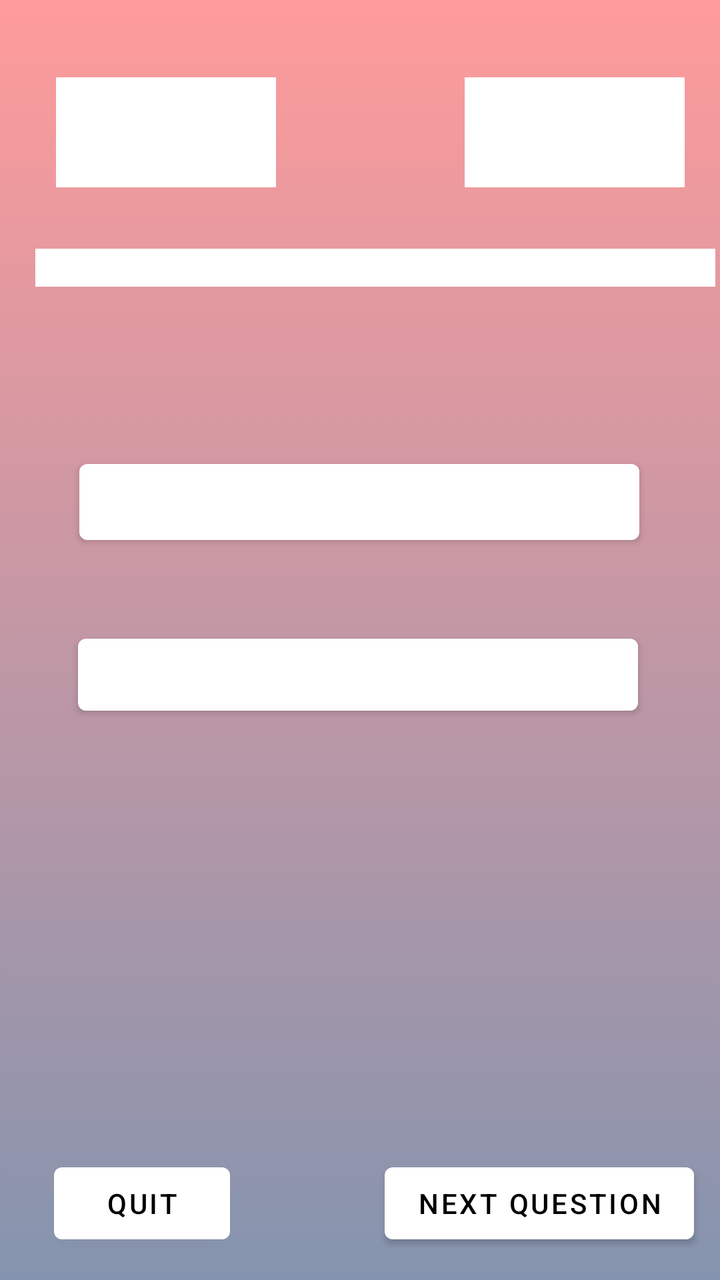
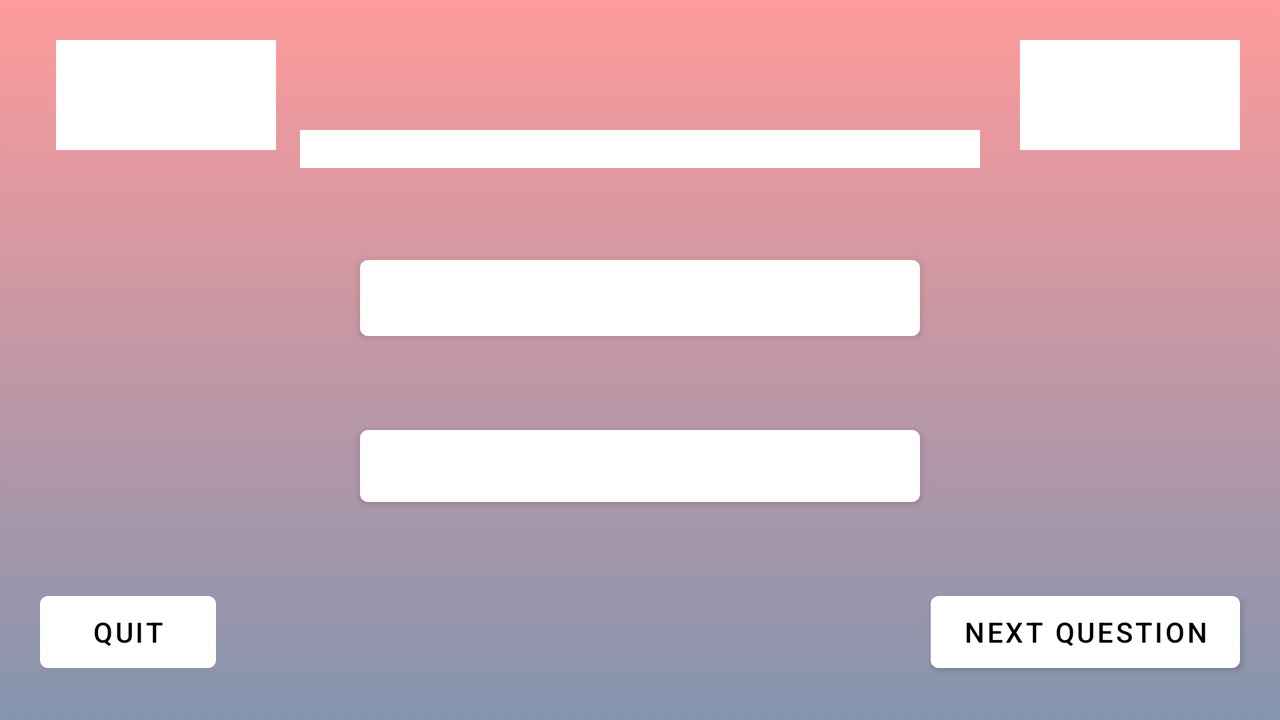

The same Android screen from two of the app's own layout files: first res/layout/ as a phone draws it, then the repository's variant for another configuration, drawn on a device whose configuration selects that folder. Both files follow.
<!-- AndroidManifest.xml: application theme Theme.Quizeo -->
<!-- res/layout/fragment_answer_quiz_2.xml -->
<?xml version="1.0" encoding="utf-8"?>
<androidx.constraintlayout.widget.ConstraintLayout
    xmlns:android="http://schemas.android.com/apk/res/android"
    xmlns:app="http://schemas.android.com/apk/res-auto"
    xmlns:tools="http://schemas.android.com/tools"
    android:layout_width="match_parent"
    android:layout_height="match_parent"
    android:background="@drawable/gradient"
    tools:context=".AnswerQuizActivity2">

    <TextView
        android:id="@+id/score_2"
        android:layout_width="110dp"
        android:layout_height="55dp"
        android:layout_marginStart="28dp"
        android:background="@color/white"
        android:gravity="center"
        android:textColor="@color/black"
        app:layout_constraintBottom_toBottomOf="parent"
        app:layout_constraintStart_toStartOf="parent"
        app:layout_constraintTop_toTopOf="parent"
        app:layout_constraintVertical_bias="0.066" />

    <TextView
        android:id="@+id/current_question_2"
        android:layout_width="110dp"
        android:layout_height="55dp"
        android:layout_marginStart="16dp"
        android:background="@color/white"
        android:gravity="center"
        android:textColor="@color/black"
        app:layout_constraintBottom_toBottomOf="parent"
        app:layout_constraintEnd_toEndOf="parent"
        app:layout_constraintHorizontal_bias="0.817"
        app:layout_constraintStart_toEndOf="@+id/score_2"
        app:layout_constraintTop_toTopOf="parent"
        app:layout_constraintVertical_bias="0.066" />

    <TextView
        android:id="@+id/question_2"
        android:layout_width="340dp"
        android:layout_height="wrap_content"
        android:layout_marginStart="16dp"
        android:background="@color/white"
        android:gravity="center"
        android:textColor="@color/black"
        app:layout_constraintBottom_toBottomOf="parent"
        app:layout_constraintEnd_toEndOf="parent"
        app:layout_constraintHorizontal_bias="0.439"
        app:layout_constraintStart_toStartOf="parent"
        app:layout_constraintTop_toTopOf="parent"
        app:layout_constraintVertical_bias="0.2" />

    <Button
        android:id="@+id/next_question_2"
        android:layout_width="wrap_content"
        android:layout_height="wrap_content"
        android:text="@string/next_question"
        app:layout_constraintBottom_toBottomOf="parent"
        app:layout_constraintEnd_toEndOf="parent"
        app:layout_constraintHorizontal_bias="0.937"
        app:layout_constraintStart_toStartOf="parent"
        app:layout_constraintTop_toTopOf="parent"
        app:layout_constraintVertical_bias="0.976" />

    <Button
        android:id="@+id/quit_2"
        android:layout_width="wrap_content"
        android:layout_height="wrap_content"
        android:text="@string/quit"
        app:layout_constraintBottom_toBottomOf="parent"
        app:layout_constraintEnd_toStartOf="@+id/next_question_2"
        app:layout_constraintHorizontal_bias="0.259"
        app:layout_constraintStart_toStartOf="parent"
        app:layout_constraintTop_toTopOf="parent"
        app:layout_constraintVertical_bias="0.976" />

    <Button
        android:id="@+id/answer_2_1"
        android:layout_width="280dp"
        android:layout_height="wrap_content"
        android:gravity="center"
        app:layout_constraintBottom_toBottomOf="parent"
        app:layout_constraintEnd_toEndOf="parent"
        app:layout_constraintHorizontal_bias="0.489"
        app:layout_constraintStart_toStartOf="parent"
        app:layout_constraintTop_toBottomOf="@+id/question_2"
        app:layout_constraintVertical_bias="0.379" />

    <Button
        android:id="@+id/answer_2_2"
        android:layout_width="280dp"
        android:layout_height="50dp"
        android:gravity="center"
        app:layout_constraintBottom_toBottomOf="parent"
        app:layout_constraintEnd_toEndOf="parent"
        app:layout_constraintHorizontal_bias="0.496"
        app:layout_constraintStart_toStartOf="parent"
        app:layout_constraintTop_toBottomOf="@+id/question_2"
        app:layout_constraintVertical_bias="0.185" />
</androidx.constraintlayout.widget.ConstraintLayout>
<!-- resources referenced by this layout -->
<resources>
  <color name="black">#FF000000</color>
  <color name="white">#FFFFFFFF</color>
  <!-- drawable gradient (drawable) -->
  <?xml version="1.0" encoding="utf-8"?>
  <selector xmlns:android="http://schemas.android.com/apk/res/android">
      <item>
          <shape>
              <gradient
                  android:startColor="@color/red"
                  android:endColor="@color/blue"
                  android:angle="270">
              </gradient>
          </shape>
      </item>
  </selector>
  <string name="next_question">Next Question</string>
  <string name="quit">Quit</string>
  <style name="Theme.Quizeo" parent="Theme.MaterialComponents.DayNight.NoActionBar">
          
          <item name="colorPrimary">@color/white</item>
          <item name="colorPrimaryVariant">@color/redd</item>
          <item name="colorOnPrimary">@color/black</item>
          
          <item name="colorSecondary">@color/gray</item>
          <item name="colorSecondaryVariant">@color/teal_700</item>
          <item name="colorOnSecondary">@color/black</item>
          
          <item name="android:statusBarColor" tools:targetApi="l">?attr/colorPrimaryVariant</item>
          
      </style>
  <color name="red">#99FF5858</color>
  <color name="blue">#99334D79</color>
  <color name="redd">#700000</color>
  <color name="gray">#707070</color>
  <color name="teal_700">#FF018786</color>
</resources>
<!-- res/layout-land/fragment_answer_quiz_2.xml (the repository's variant of the layout above) -->
<!-- drawn on the phone turned sideways -->
<?xml version="1.0" encoding="utf-8"?>
<androidx.constraintlayout.widget.ConstraintLayout
    xmlns:android="http://schemas.android.com/apk/res/android"
    xmlns:app="http://schemas.android.com/apk/res-auto"
    xmlns:tools="http://schemas.android.com/tools"
    android:layout_width="match_parent"
    android:layout_height="match_parent"
    android:background="@drawable/gradient"
    tools:context=".AnswerQuizActivity2">

    <TextView
        android:id="@+id/score_2"
        android:layout_width="110dp"
        android:layout_height="55dp"
        android:layout_marginStart="28dp"
        android:layout_marginTop="20dp"
        android:background="@color/white"
        android:gravity="center"
        android:textColor="@color/black"
        app:layout_constraintStart_toStartOf="parent"
        app:layout_constraintTop_toTopOf="parent" />

    <TextView
        android:id="@+id/current_question_2"
        android:layout_width="110dp"
        android:layout_height="55dp"
        android:layout_marginTop="20dp"
        android:layout_marginEnd="20dp"
        android:background="@color/white"
        android:gravity="center"
        android:textColor="@color/black"
        app:layout_constraintEnd_toEndOf="parent"
        app:layout_constraintTop_toTopOf="parent" />

    <TextView
        android:id="@+id/question_2"
        android:layout_width="340dp"
        android:layout_height="wrap_content"
        android:layout_marginBottom="40dp"
        android:background="@color/white"
        android:gravity="center"
        android:textColor="@color/black"
        app:layout_constraintBottom_toTopOf="@+id/answer_2_2"
        app:layout_constraintEnd_toEndOf="parent"
        app:layout_constraintStart_toStartOf="parent" />

    <Button
        android:id="@+id/next_question_2"
        android:layout_width="wrap_content"
        android:layout_height="wrap_content"
        android:layout_marginEnd="20dp"
        android:layout_marginBottom="20dp"
        android:text="@string/next_question"
        app:layout_constraintBottom_toBottomOf="parent"
        app:layout_constraintEnd_toEndOf="parent" />

    <Button
        android:id="@+id/quit_2"
        android:layout_width="wrap_content"
        android:layout_height="wrap_content"
        android:layout_marginStart="20dp"
        android:layout_marginBottom="20dp"
        android:text="@string/quit"
        app:layout_constraintBottom_toBottomOf="parent"
        app:layout_constraintStart_toStartOf="parent" />

    <Button
        android:id="@+id/answer_2_1"
        android:layout_width="280dp"
        android:layout_height="wrap_content"
        android:layout_marginBottom="35dp"
        android:gravity="center"
        app:layout_constraintBottom_toTopOf="@+id/next_question_2"
        app:layout_constraintEnd_toEndOf="@+id/question_2"
        app:layout_constraintStart_toStartOf="@+id/question_2" />

    <Button
        android:id="@+id/answer_2_2"
        android:layout_width="280dp"
        android:layout_height="50dp"
        android:layout_marginBottom="35dp"
        android:gravity="center"
        app:layout_constraintBottom_toTopOf="@+id/answer_2_1"
        app:layout_constraintEnd_toEndOf="@+id/question_2"
        app:layout_constraintStart_toStartOf="@+id/question_2" />
</androidx.constraintlayout.widget.ConstraintLayout>
